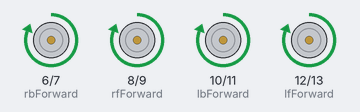
A sketch run on a simulated Arduino Uno, built with avr-gcc and run on an emulated ATmega328P. Parts: motor-driver pin pairs drawn as motors (green arrow = first pin HIGH = forward, orange = second pin HIGH = backward, longer = more drive).

Above: at 2.5 s.
At 7.5 s:
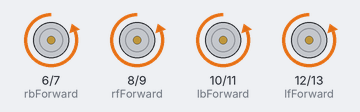
At 12.5 s:
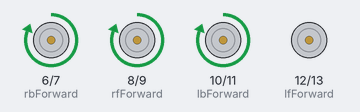
At 17.5 s:
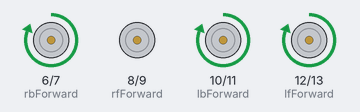
At 22.5 s:
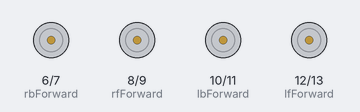
Timing chart, 0 to 32.5 s (numbered marks = the images above):
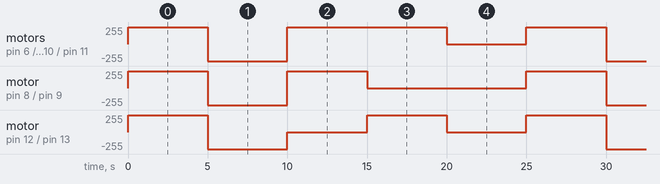

The sketch:

dc4_stable1.ino
```cpp
//Right motor
int rbForward = 6;
int rbReverse = 7;
int rfForward = 8;
int rfReverse = 9;

//Left motor
int lbForward = 10;
int lbReverse = 11;
int lfForward = 12;
int lfReverse = 13;

int state = -1;
char command;
int ledPin = 6;

void setup()
{
  Serial.begin(9600);

  pinMode( rbForward, OUTPUT);
  pinMode( rbReverse, OUTPUT);
  pinMode( rfForward, OUTPUT);
  pinMode( rfReverse, OUTPUT);
  pinMode(lbForward, OUTPUT);
  pinMode(lbReverse, OUTPUT);
  pinMode(lfForward, OUTPUT);
  pinMode(lfReverse, OUTPUT);

  pinMode(ledPin, OUTPUT);
  digitalWrite(ledPin, LOW);
}

void loop() {

  forward();
  delay(5000);

  reverse();
  delay(5000);

  left();
  delay(5000);

  right();
  delay(5000);

  stopp();
  delay(5000);
}

void forward()
{

  digitalWrite(lbForward, HIGH);
  digitalWrite(rbForward, HIGH);
  digitalWrite(lfForward, HIGH);
  digitalWrite(rfForward, HIGH);

  digitalWrite(lbReverse, LOW);
  digitalWrite(rbReverse, LOW);
  digitalWrite(lfReverse, LOW);
  digitalWrite(rfReverse, LOW);
}

void reverse()
{
  digitalWrite(lbReverse, HIGH);
  digitalWrite(rbReverse, HIGH);
  digitalWrite(lfReverse, HIGH);
  digitalWrite(rfReverse, HIGH);

  digitalWrite(lbForward, LOW);
  digitalWrite(rbForward, LOW);
  digitalWrite(lfForward, LOW);
  digitalWrite(rfForward, LOW);
}

void stopp()
{
  digitalWrite(lfReverse, LOW);
  digitalWrite(rfReverse, LOW);
  digitalWrite(lbReverse, LOW);
  digitalWrite(rbReverse, LOW);

  digitalWrite(lfForward, LOW);
  digitalWrite(rfForward, LOW);
  digitalWrite(lbForward, LOW);
  digitalWrite(rbForward, LOW);
}

void right()
{
  digitalWrite(lbForward, HIGH);
  digitalWrite(rbForward, HIGH);
  digitalWrite(lfForward, HIGH);
  digitalWrite(rfForward, LOW);

  digitalWrite(lbReverse, LOW);
  digitalWrite(rbReverse, LOW);
  digitalWrite(lfReverse, LOW);
  digitalWrite(rfReverse, LOW);
}

void left()
{
  digitalWrite(lbForward, HIGH);
  digitalWrite(rbForward, HIGH);
  digitalWrite(lfForward, LOW);
  digitalWrite(rfForward, HIGH);

  digitalWrite(lbReverse, LOW);
  digitalWrite(rbReverse, LOW);
  digitalWrite(lfReverse, LOW);
  digitalWrite(rfReverse, LOW);
}
```

Measured:
- by itself, motor on pin 12 (lfForward) / pin 13 (lfReverse): repeats every 25.0 s: backward 255/255 5.0 s, 2 × (stopped 5.0 s, forward 255/255 5.0 s)
- by itself, motor on pin 8 (rfForward) / pin 9 (rfReverse): repeats every 25.0 s: backward 255/255 5.0 s, forward 255/255 5.0 s, stopped 10.0 s, forward 255/255 5.0 s
- by itself, motor on pin 6 (rbForward) / pin 7 (rbReverse), motor on pin 10 (lbForward) / pin 11 (lbReverse): repeats every 25.0 s: backward 255/255 5.0 s, forward 255/255 10.0 s, stopped 5.0 s, forward 255/255 5.0 s
